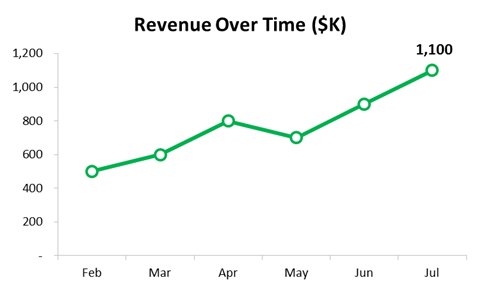
#> input picture data_test/line_img_failed/real_line_0.png, 481 x 289 px, found by its file name; its folder holds only this picture in this run
$ python axis_extr.py
#> lines starting #> are read from the running program, lines starting #| are printed output that depends on the picture; after the words box and inside, x2 and y2 are one past the last pixel; in counts of white or black regions, pixels touching at a corner belong together
#!/usr/bin/env python
# coding: utf-8
import os
import numpy as np
import matplotlib.pyplot as plt
import matplotlib.cm as c_map
from skimage import io as skimgIO
from skimage.filters import (sobel, threshold_otsu)
from skimage.transform import (hough_line, hough_line_peaks,
                   probabilistic_hough_line, resize, rotate,
                   hough_circle, hough_circle_peaks)
from skimage.exposure import histogram
from skimage.feature import canny, corner_harris, corner_peaks, corner_subpix, hog
from skimage.color import (rgb2gray, label2rgb)
from skimage.measure import (label, regionprops)
from PIL import Image
import matplotlib.patches as mpatches


def axis_extr(img_path):
    try:
        '''
        IMG = Image.open(img_path)
        img_ori = np.asarray(IMG, dtype='uint8')  # 8 bit RGB
        '''
        img_ori = skimgIO.imread(img_path)
#> img_ori is the input picture: shape (289, 481, 3); mean R, G, B 248.1, 250.2, 249
    except ValueError:
        fp = open('log_imgIO.txt', 'a')
        fp.writelines( img_path )
        fp.close()
        return([])
    #img_ori = skimgIO.imread(img_path)   #<class 'imageio.core.util.Array'>
    img_gray = rgb2gray(img_ori)   #<class 'numpy.ndarray'>

    edge_sobel = sobel(img_gray)   # 滤波 边缘检测算子
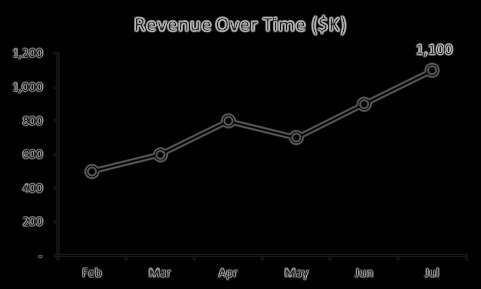
#> edge_sobel: shape (289, 481) float64; min 0, max 0.75, mean 0.0219

    # 二值化
    thresh = threshold_otsu(edge_sobel)
#> thresh = 0.215
    edge_binary = edge_sobel > thresh/3
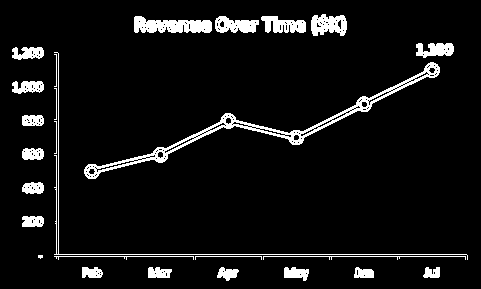
#> edge_binary: shape (289, 481) bool; 6.8% white; 26 white regions (1 under 20 px), largest, box (x1, y1, x2, y2) and area: (84, 62, 440, 179) 2534, (134, 16, 212, 33) 936, (54, 52, 468, 260) 729
    PI = 3.1415926
    # 基于概率的霍夫线性变换
    l_size_rate = 0.52  #检测直线长度阈值比率：只检测(线长/图像尺寸)比例大于l_size_rate的直线
    horizontal_lines = probabilistic_hough_line(edge_binary, threshold=int(edge_binary.shape[1]*l_size_rate),
                        line_length=int(edge_binary.shape[1]*l_size_rate),line_gap=3,
                        theta=np.asarray([PI/2]))
#> horizontal_lines = [((54, 254), (466, 254)), ((54, 256), (467, 256))]
    vertical_lines = probabilistic_hough_line(edge_binary, threshold=int(edge_binary.shape[0]*l_size_rate),
                        line_length= int(edge_binary.shape[0]*l_size_rate),line_gap=3,
                        theta=np.asarray([0.0]))
#> vertical_lines = [((58, 259), (58, 53)), ((56, 258), (56, 52))]
    # sort
    horizontal_lines.sort(key = lambda line: line[0][1])
    vertical_lines.sort(key = lambda line: line[0][0])
    ####### remove repetition   ######
    thresh = 7
    horizontal_lines_temp = horizontal_lines.copy()
#> horizontal_lines_temp = [((54, 254), (466, 254)), ((54, 256), (467, 256))]
    for index in range(len(horizontal_lines)-1):
        cur_line = horizontal_lines[index]
        if cur_line not in horizontal_lines_temp:  # 避免之前的remove(next_line)操作造成的错误（避免二次剔除）
            continue
        next_line = horizontal_lines[index+1]
        if abs(cur_line[0][1]-next_line[0][1]) < thresh:
            if abs(cur_line[0][0]-cur_line[1][0]) > abs(next_line[0][0]-next_line[1][0]):
                horizontal_lines_temp.remove(next_line)
            else:
                horizontal_lines_temp.remove(cur_line)
#> this loop made 1 pass
#> (cur_line, next_line) on pass 1: (((54, 254), (466, 254)), ((54, 256), (467, 256)))
#> after the loop, horizontal_lines_temp = [((54, 256), (467, 256))]

    horizontal_lines = horizontal_lines_temp
#> horizontal_lines = [((54, 256), (467, 256))]

    vertical_lines_temp  = vertical_lines.copy()
#> vertical_lines_temp = [((56, 258), (56, 52)), ((58, 259), (58, 53))]
    for index in range(len(vertical_lines)-1):
        cur_line = vertical_lines[index]
        if cur_line not in vertical_lines_temp:
            continue
        next_line = vertical_lines[index+1]
        if abs(cur_line[0][0] - next_line[0][0]) < thresh:
            if abs(cur_line[0][1]-cur_line[1][1]) > abs(next_line[0][1]-next_line[1][1]):
                vertical_lines_temp.remove(next_line)
            else:
                vertical_lines_temp.remove(cur_line)
#> this loop made 1 pass
#> (cur_line, next_line) on pass 1: (((56, 258), (56, 52)), ((58, 259), (58, 53)))
#> after the loop, vertical_lines_temp = [((58, 259), (58, 53))]

    vertical_lines = vertical_lines_temp
#> vertical_lines = [((58, 259), (58, 53))]
    ####################################

    ##### figure plot show the process
    fig, axes = plt.subplots(2, 2, sharey=True, figsize=(20, 20))
    ax = axes.ravel()   # flatten axes object

    for a in ax:
        a.set_axis_off()

    ax[0].imshow(edge_sobel, cmap = c_map.gray)
    ax[0].set_title("sobel edge")

    for line in vertical_lines + horizontal_lines:
        p0, p1 = line
        ax[1].plot((p0[0], p1[0]), (p0[1], p1[1]))
#> this loop made 2 passes
#> (p0, p1) on passes 1 to 2: ((58, 259), (58, 53)), ((54, 256), (467, 256))

    ax[1].imshow(np.zeros_like(edge_binary), cmap = c_map.gray)
    ax[1].set_title('Probabilistic Hough line')


    #### line filter  ####
    # first, filter the lines near by image boundaries and the lines crossing the whole image
    high,width = edge_binary.shape
#> high = 289; width = 481
    Off_bounding = 0.04    #距离图像边缘的距离阈值
    Length_rate = 0.05    #去除横跨整幅图像的line的阈值 例如去除length>(img_high or img_width)*(1-length_rate)的line
    vertical_lines_filted1 = list(filter(lambda line: line[0][0] > Off_bounding*width
                    and line[0][0] < width*(1-Off_bounding)
                    and abs(line[0][1]-line[1][1])<=high*(1-Length_rate), vertical_lines))
#> vertical_lines_filted1 = [((58, 259), (58, 53))]

    horizontal_lines_filted1 = list(filter(lambda line: line[0][1] > Off_bounding*high
                    and line[0][1] < high*(1-Off_bounding)
                    and abs(line[0][0]-line[1][0])<=width*(1-Length_rate),horizontal_lines))
#> horizontal_lines_filted1 = [((54, 256), (467, 256))]
    '''
    for line in horizontal_lines_filted1 + vertical_lines_filted1:
        p0, p1 = line
        ax[2].plot((p0[0], p1[0]), (p0[1], p1[1]))
    ax[2].imshow(np.zeros_like(edge_binary), cmap = c_map.gray)
    ax[2].set_title('lines filter the lines near image boundaries and the lines that cross the whole image')
    '''
    # second, filter the shorter lines ,remanding the longest horizontal_lines and vertical_lines
    vertical_lines_filted1_length = list(map(lambda line: abs(line[0][1]-line[1][1]), vertical_lines_filted1))
#> vertical_lines_filted1_length = [206]
    horizontal_lines_filted1_length = list(map(lambda line: abs(line[0][0]-line[1][0]), horizontal_lines_filted1))
#> horizontal_lines_filted1_length = [413]

    l_rate = 0.9    # 相对最长直线的比例，凡是cur_line/longest_line小于l_rate的线将被去除
    if len(vertical_lines_filted1) >= 2:
        vertical_lines_longest = max(vertical_lines_filted1_length)
        vertical_lines_filted2 = list(filter(lambda line: abs(line[0][1]-line[1][1]) > vertical_lines_longest*l_rate,
                            vertical_lines_filted1))
    else:
        vertical_lines_filted2 = vertical_lines_filted1
#> vertical_lines_filted2 = [((58, 259), (58, 53))]

    if len(horizontal_lines_filted1) >= 2:
        horizontal_lines_longest = max(horizontal_lines_filted1_length)
        horizontal_lines_filted2 = list(filter(lambda line: abs(line[0][0]-line[1][0]) > horizontal_lines_longest*l_rate,
                            horizontal_lines_filted1))
    else:
        horizontal_lines_filted2 = horizontal_lines_filted1
#> horizontal_lines_filted2 = [((54, 256), (467, 256))]


    ## filter the long line (maybe the edge of long bar)
    if horizontal_lines_filted2:
        # the longest horizontal line
        base_line = max(horizontal_lines_filted2, key = lambda line: abs(line[0][0]-line[1][0]))
#> base_line = ((54, 256), (467, 256))
        base_line_l = min(base_line[0][0], base_line[1][0])
#> base_line_l = 54
        base_line_r = max(base_line[0][0], base_line[1][0])
#> base_line_r = 467
        base_line_len = base_line_r - base_line_l
#> base_line_len = 413
        '''
        vertical_lines_filted3 = list(filter(lambda v_line: base_line_l<v_line[0][0]<base_line_l+base_line_len*1/8
                                            or base_line_r-base_line_len*1/8 < v_line[0][0] < base_line_r,
                                            vertical_lines_filted2))
        '''
        vertical_lines_filted2 = list(filter(lambda v_line: v_line[0][0]<base_line_l+base_line_len*1/8
                                            or base_line_r-base_line_len*1/8 < v_line[0][0],
                                            vertical_lines_filted2))

    if vertical_lines_filted2:
        base_line = max(vertical_lines_filted2, key = lambda line: abs(line[0][1]-line[1][1]))
#> base_line = ((58, 259), (58, 53))
        base_line_up = min(base_line[0][1], base_line[1][1])
#> base_line_up = 53
        base_line_dw = max(base_line[0][1], base_line[1][1])
#> base_line_dw = 259
        base_line_len = base_line_dw - base_line_up
#> base_line_len = 206
        '''
        horizontal_lines_filted3 = list(filter(lambda h_line: base_line_up<h_line[0][1]<base_line_up+base_line_len*1/8
                                            or base_line_dw - base_line_len*1/8 < h_line[0][1] < base_line_dw,
                                            horizontal_lines_filted2))

        '''
        horizontal_lines_filted2 = list(filter(lambda h_line: h_line[0][1]<base_line_up+base_line_len*1/8
                                            or base_line_dw - base_line_len*1/8 < h_line[0][1],
                                            horizontal_lines_filted2))


    for line in horizontal_lines_filted2 + vertical_lines_filted2:
        p0, p1 = line
        ax[2].plot((p0[0], p1[0]), (p0[1], p1[1]))
#> this loop made 2 passes
    ax[2].imshow(np.zeros_like(edge_binary), cmap = c_map.gray)
    ax[2].set_title('lines after filter')

    # candidate

    def standardization(line):
        p0, p1 = line
        min_x = min([p0[0], p1[0]])
        max_x = max([p0[0], p1[0]])
        min_y = min([p0[1], p1[1]])
        max_y = max([p0[1], p1[1]])
        return ((min_x,min_y),(max_x, max_y))

    if len(vertical_lines_filted2)>=2:
        v_candidate = [vertical_lines_filted2[0], vertical_lines_filted2[-1]]
    else:
        v_candidate = vertical_lines_filted2
#> v_candidate = [((58, 259), (58, 53))]
    if len(horizontal_lines_filted2)>=2:
        h_candidate = [horizontal_lines_filted2[0], horizontal_lines_filted2[-1]]
    else:
        h_candidate = horizontal_lines_filted2
#> h_candidate = [((54, 256), (467, 256))]

    y_axis = []
    if v_candidate:
        y_axis.append(v_candidate[0])
    x_axis = []
    if h_candidate:
        x_axis.append(h_candidate[-1])

    axis = [standardization(line) for line in x_axis + y_axis]
#> axis = [((54, 256), (467, 256)), ((58, 53), (58, 259))]
    axis_candidate = [standardization(line) for line in v_candidate + h_candidate]
#> axis_candidate = [((58, 53), (58, 259)), ((54, 256), (467, 256))]

    print('final candidate ')
    print(len(v_candidate),'vertical_lines')
#| 1 vertical_lines
    print(v_candidate)
#| [((58, 259), (58, 53))]
    print(len(h_candidate), 'horizontal_lines')
#| 1 horizontal_lines
    print(h_candidate)
#| [((54, 256), (467, 256))]
    print(axis_candidate)
#| [((58, 53), (58, 259)), ((54, 256), (467, 256))]

    for line in axis_candidate:
        p0, p1 = line
        ax[3].plot((p0[0], p1[0]), (p0[1], p1[1]))
#> this loop made 2 passes
#> (p0, p1) on passes 1 to 2: ((58, 53), (58, 259)), ((54, 256), (467, 256))
    ax[3].imshow(np.zeros_like(edge_binary), cmap = c_map.gray)
    ax[3].set_title('axies candidate')

    fig.tight_layout()
    result_root = os.path.join(os.path.dirname(img_path) , "axis_result_modify2")
    if not os.path.exists(result_root):
        os.mkdir(result_root)
    plt.savefig( os.path.join(result_root, os.path.basename(img_path) + '_process.jpg'))
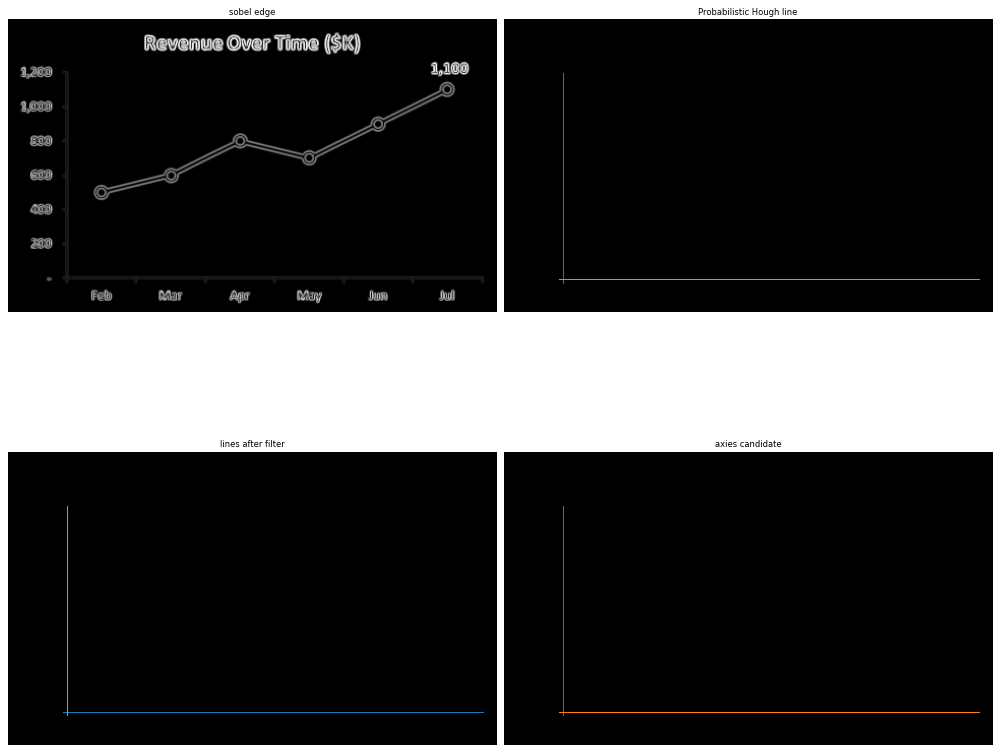
#> figure drawn by matplotlib, 4 panels
    plt.close(fig)


    fig, axes = plt.subplots(1, 2, figsize=(16, 8))
    ax = axes.ravel()   # flatten axes object

    for a in ax:
        a.set_axis_off()

    ax[0].imshow(img_ori)
    ax[0].set_title('Input image')

    ax[1].imshow(img_ori)
    ax[1].set_title('axis candidate')

    for axis_l in axis:
        x, y = axis_l[0]
        dx,dy = axis_l[1][0] - axis_l[0][0], axis_l[1][1] - axis_l[0][1]
        axis_patch = mpatches.Arrow(x, y, dx, dy, color='r')
        ax[1].add_patch(axis_patch)
#> this loop made 2 passes
#> (axis_l, x, y, dx, dy) on passes 1 to 2: (((54, 256), (467, 256)), 54, 256, 413, 0), (((58, 53), (58, 259)), 58, 53, 0, 206)

    plt.savefig( os.path.join( result_root, os.path.basename(img_path) + '_result.jpg'))
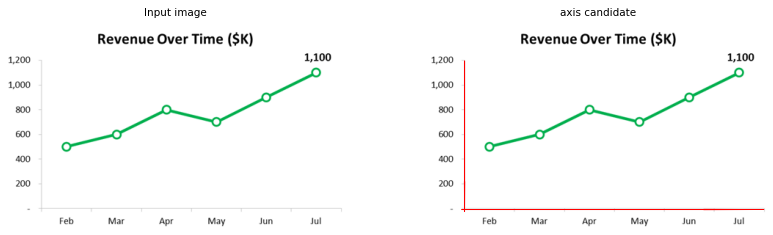
#> figure drawn by matplotlib, 2 panels
    plt.close(fig)

    return axis

if __name__ == "__main__":
    #img_path = '/home/hliu/euro_vis/chart_component_extract/data_test/bar_img_failed/real_bar_34.png'
    img_root = '/home/hliu/euro_vis/chart_component_extract/data_test/line_img_failed'
    # [5 lines of commented-out code are left out]

    file_list = os.listdir(img_root)
    for cur_name in file_list:

        img_path = os.path.join(img_root, cur_name)
        assert os.path.exists(img_path),  "the image file not exists"
        print(img_path)

        axis = axis_extr(img_path)
#> axis = [((54, 256), (467, 256)), ((58, 53), (58, 259))]
        print(axis)
#| [((54, 256), (467, 256)), ((58, 53), (58, 259))]

$ run again, on data_test/line_img_failed/real_line_1.png
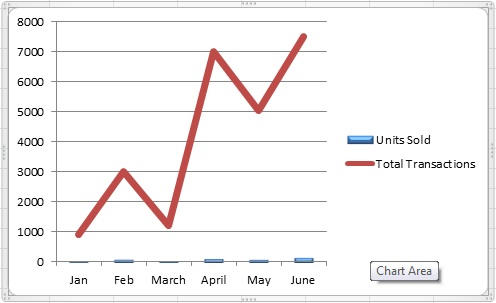
#> input picture data_test/line_img_failed/real_line_1.png, 496 x 303 px, found by its file name
#> in axis_extr, img_ori is the input picture: shape (303, 496, 3); mean R, G, B 245.2, 242.8, 242.9
#> thresh = 0.159
#> in axis_extr, `edge_binary = edge_sobel > thresh/3`:
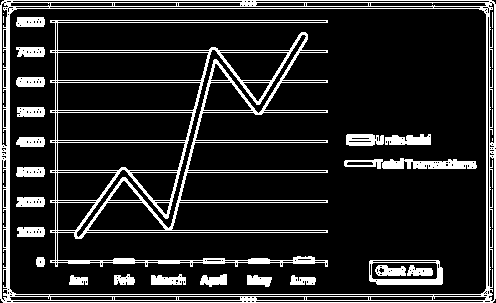
#> edge_binary: shape (303, 496) bool; 15.3% white; 33 white regions (10 under 20 px), largest, box (x1, y1, x2, y2) and area: (50, 20, 328, 267) 8638, (0, 0, 496, 303) 8004, (344, 158, 477, 169) 925
#> in axis_extr, `horizontal_lines = probabilistic_hough_line(edge_binary, threshold=int..`: horizontal_lines = [((0, 294), (495, 294)), ((1, 2), (494, 2)), ((4, 0), (491, 0)), ((3, 302), (492, 302)), ((8, 6), (488, 6)), ((7, 296), (488, 296)), ((0, 8), (495, 8)), ((1, 300), (494, 300)), ((50, 262), (327, 262)), ((50, 20), (327, 20)), ((50, 22), (327, 22))]
#> in axis_extr, `vertical_lines = probabilistic_hough_line(edge_binary, threshold=int(e..`: vertical_lines = 15 items
#> in axis_extr, `horizontal_lines_temp = horizontal_lines.copy()`: horizontal_lines_temp = [((4, 0), (491, 0)), ((1, 2), (494, 2)), ((8, 6), (488, 6)), ((0, 8), (495, 8)), ((50, 20), (327, 20)), ((50, 22), (327, 22)), ((50, 262), (327, 262)), ((0, 294), (495, 294)), ((7, 296), (488, 296)), ((1, 300), (494, 300)), ((3, 302), (492, 302))]
#> the loop in axis_extr, `for index in range(len(horizontal_lines)-1):` made 10 passes
#> (cur_line, next_line) on passes 1, 2, 4, 5, 6, 7, 8, 10: (((4, 0), (491, 0)), ((1, 2), (494, 2))), (((1, 2), (494, 2)), ((8, 6), (488, 6))), (((0, 8), (495, 8)), ((50, 20), (327, 20))), (((50, 20), (327, 20)), ((50, 22), (327, 22))), (((50, 22), (327, 22)), ((50, 262), (327, 262))), (((50, 262), (327, 262)), ((0, 294), (495, 294))), (((0, 294), (495, 294)), ((7, 296), (488, 296))), (((1, 300), (494, 300)), ((3, 302), (492, 302)))
#> after the loop in axis_extr, `for index in range(len(horizontal_lines)-1):`: horizontal_lines_temp = [((1, 2), (494, 2)), ((0, 8), (495, 8)), ((50, 22), (327, 22)), ((50, 262), (327, 262)), ((0, 294), (495, 294)), ((1, 300), (494, 300))]
#> in axis_extr, `horizontal_lines = horizontal_lines_temp`: horizontal_lines has the same summary as horizontal_lines_temp
#> in axis_extr, `vertical_lines_temp  = vertical_lines.copy()`: vertical_lines_temp = 15 items
#> the loop in axis_extr, `for index in range(len(vertical_lines)-1):` made 14 passes
#> (cur_line, next_line) on passes 1, 2, 4, 5, 7, 8, 9, 10: (((0, 298), (0, 5)), ((1, 300), (1, 2))), (((1, 300), (1, 2)), ((3, 302), (3, 7))), (((6, 289), (6, 17)), ((7, 302), (7, 0))), (((7, 302), (7, 0)), ((8, 302), (8, 12))), (((9, 302), (9, 0)), ((55, 266), (55, 20))), (((55, 266), (55, 20)), ((57, 266), (57, 20))), (((57, 266), (57, 20)), ((486, 302), (486, 0))), (((486, 302), (486, 0)), ((487, 302), (487, 0)))
#> after the loop in axis_extr, `for index in range(len(vertical_lines)-1):`: vertical_lines_temp = [((1, 300), (1, 2)), ((7, 302), (7, 0)), ((9, 302), (9, 0)), ((57, 266), (57, 20)), ((489, 302), (489, 0)), ((494, 300), (494, 2))]
#> in axis_extr, `vertical_lines = vertical_lines_temp`: vertical_lines has the same summary as vertical_lines_temp
#> the loop in axis_extr, `for line in vertical_lines + horizontal_lines:` made 12 passes
#> (p0, p1) on passes 1 to 8: ((1, 300), (1, 2)), ((7, 302), (7, 0)), ((9, 302), (9, 0)), ((57, 266), (57, 20)), ((489, 302), (489, 0)), ((494, 300), (494, 2)), ((1, 2), (494, 2)), ((0, 8), (495, 8))
#> vertical_lines_filted1 = [((57, 266), (57, 20))]
#> horizontal_lines_filted1 = [((50, 22), (327, 22)), ((50, 262), (327, 262))]
#> vertical_lines_filted1_length = [246]
#> horizontal_lines_filted1_length = [277, 277]
#> vertical_lines_filted2 = [((57, 266), (57, 20))]
#> horizontal_lines_longest = 277
#> horizontal_lines_filted2 = [((50, 22), (327, 22)), ((50, 262), (327, 262))]
#> in axis_extr, `base_line = max(horizontal_lines_filted2, key = lambda line: abs(line[..`: base_line = ((50, 22), (327, 22))
#> base_line_l = 50
#> base_line_r = 327
#> in axis_extr, `base_line_len = base_line_r - base_line_l`: base_line_len = 277
#> in axis_extr, `base_line = max(vertical_lines_filted2, key = lambda line: abs(line[0]..`: base_line = ((57, 266), (57, 20))
#> base_line_up = 20
#> base_line_dw = 266
#> in axis_extr, `base_line_len = base_line_dw - base_line_up`: base_line_len = 246
#> the loop in axis_extr, `for line in horizontal_lines_filted2 + vertical_lines_filted2:` made 3 passes
#> (p0, p1) on passes 1 to 3: ((50, 22), (327, 22)), ((50, 262), (327, 262)), ((57, 266), (57, 20))
#> v_candidate = [((57, 266), (57, 20))]
#> h_candidate = [((50, 22), (327, 22)), ((50, 262), (327, 262))]
#> in axis_extr, `axis = [standardization(line) for line in x_axis + y_axis]`: axis = [((50, 262), (327, 262)), ((57, 20), (57, 266))]
#> axis_candidate = [((57, 20), (57, 266)), ((50, 22), (327, 22)), ((50, 262), (327, 262))]
#| 1 vertical_lines
#| [((57, 266), (57, 20))]
#| 2 horizontal_lines
#| [((50, 22), (327, 22)), ((50, 262), (327, 262))]
#| [((57, 20), (57, 266)), ((50, 22), (327, 22)), ((50, 262), (327, 262))]
#> the loop in axis_extr, `for line in axis_candidate:` made 3 passes
#> (p0, p1) on passes 1 to 3: ((57, 20), (57, 266)), ((50, 22), (327, 22)), ((50, 262), (327, 262))
#> the loop in axis_extr, `for axis_l in axis:` made 2 passes
#> (axis_l, x, y, dx, dy) on passes 1 to 2: (((50, 262), (327, 262)), 50, 262, 277, 0), (((57, 20), (57, 266)), 57, 20, 0, 246)
#> in axis_extr, `plt.savefig( os.path.join( result_root, os.path.basename(img_path) + '..`:
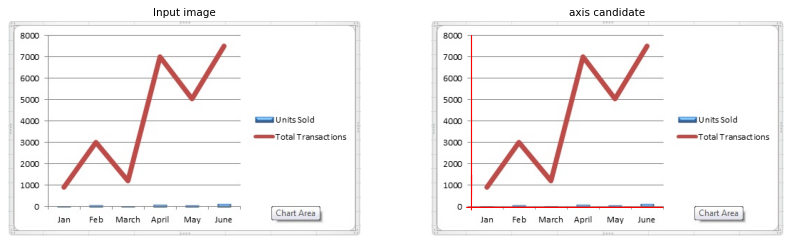
#> figure drawn by matplotlib, 2 panels
#> `axis = axis_extr(img_path)`: axis = [((50, 262), (327, 262)), ((57, 20), (57, 266))]
#| [((50, 262), (327, 262)), ((57, 20), (57, 266))]
